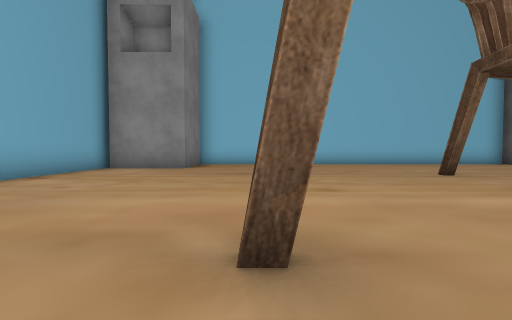
view 1 (above)

24 first-person views from a walk through a scene from a Unity 3-D project. The camera is 0.59 m above the floor, tilts 2° down and sees 85° across. The floor is counted in squares, 1 m on a side. Each view is taken from the middle of a square. On the plan, view 1 faces up. The plan holds only what a view shows up to about 9 squares ahead; the rest is blank. The place goes on beyond the plan. Some animated figures are left out. Some surface patterns are stand-ins.

view 2
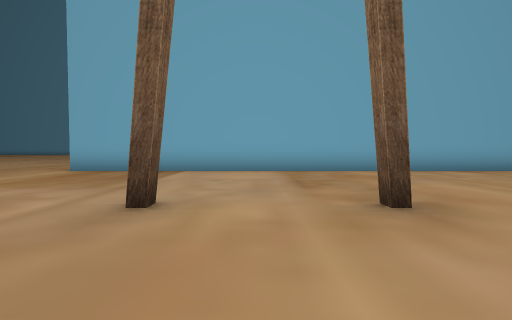

view 3
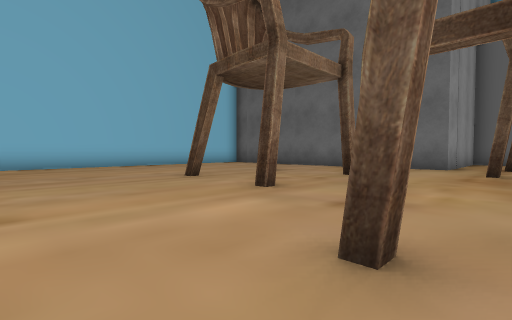

view 4
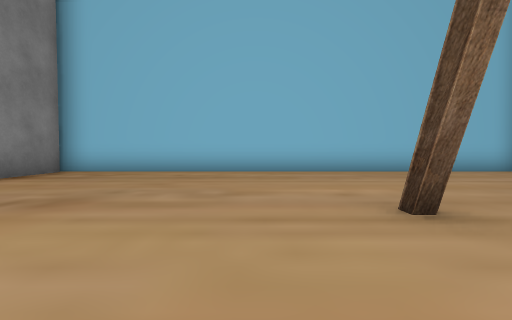

view 5
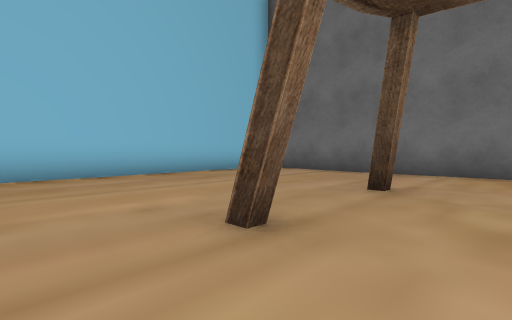

view 6
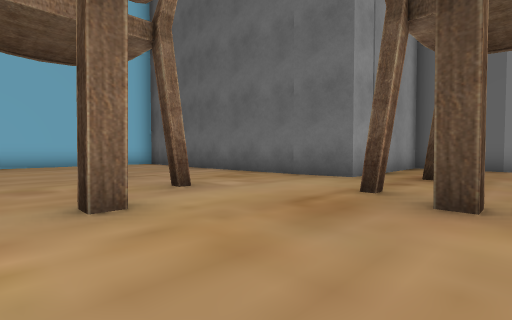

view 7
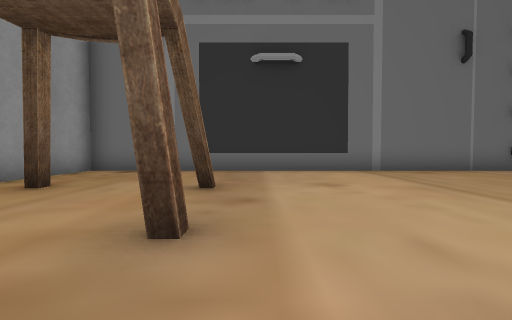

view 8
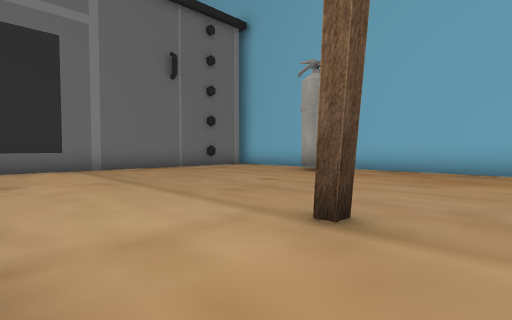

view 9
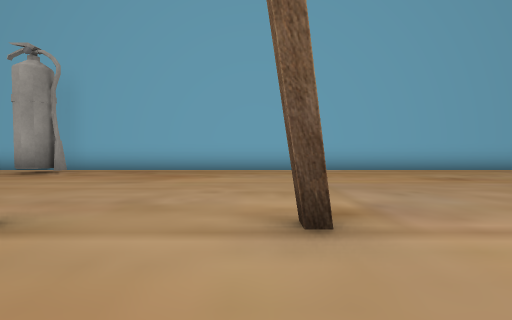

view 10
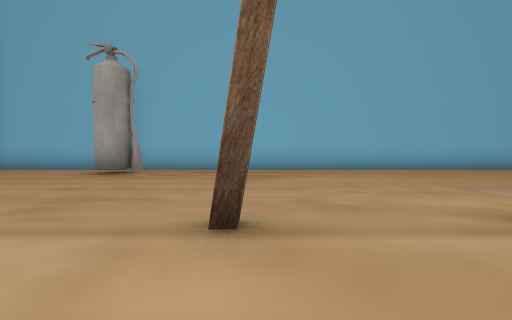

view 11
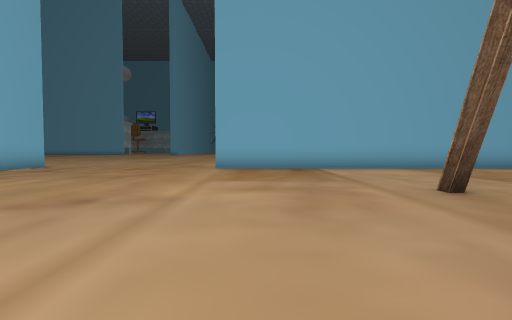

view 12
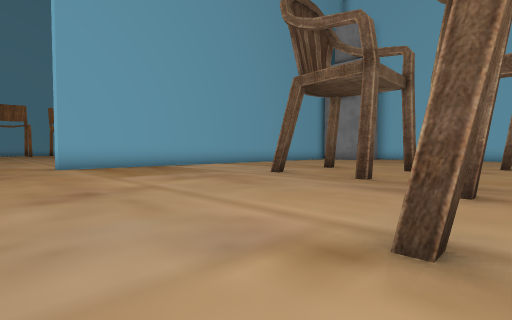

view 13
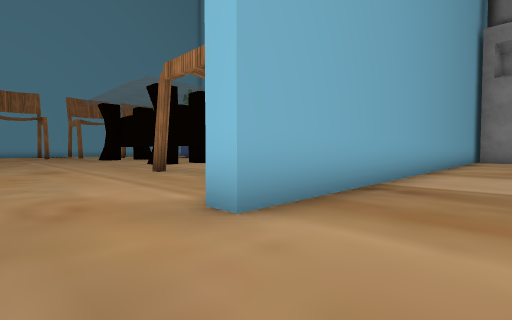

view 14
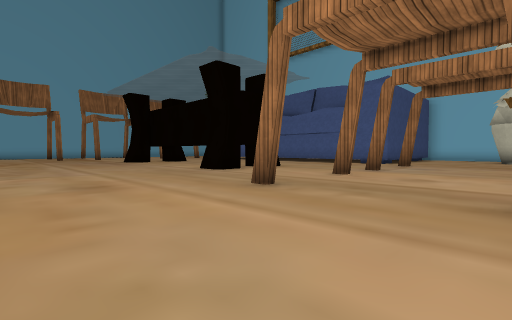

view 15
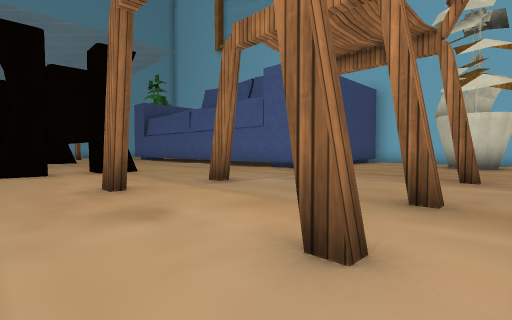

view 16
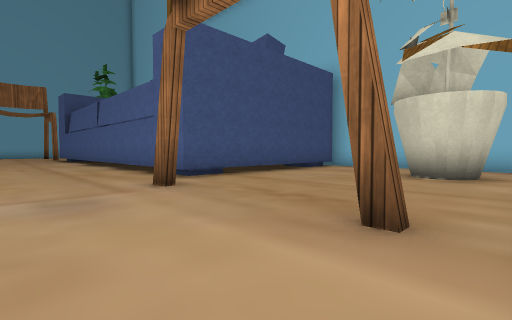

view 17
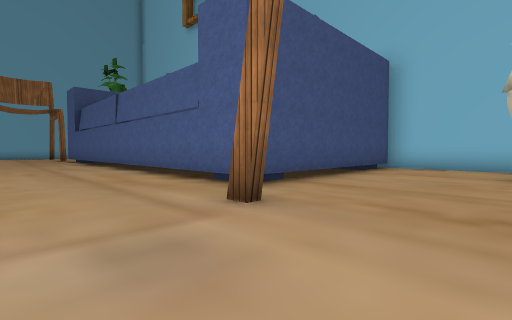

view 18
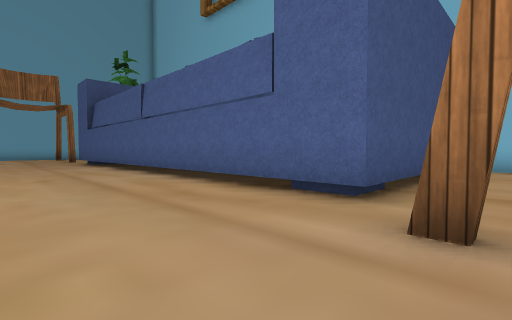

view 19
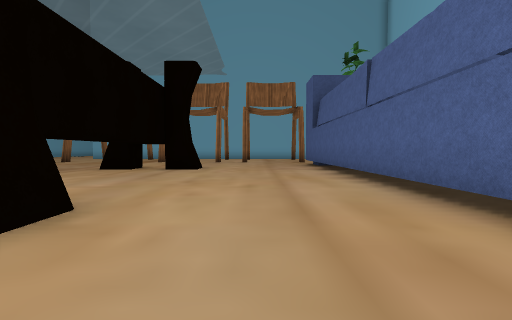

view 20
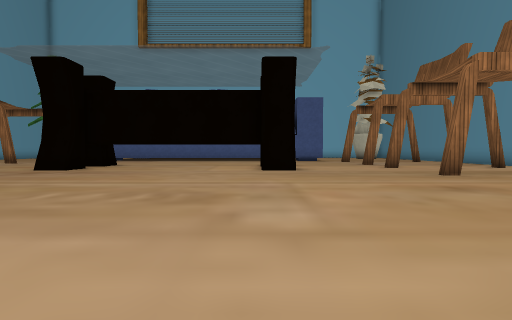

view 21
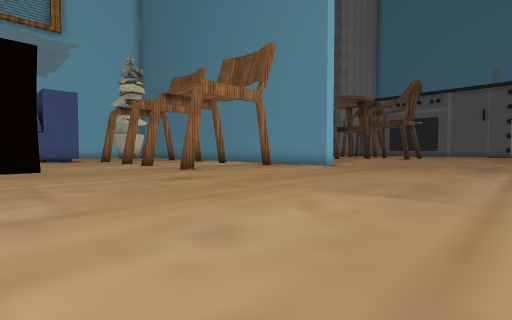

view 22
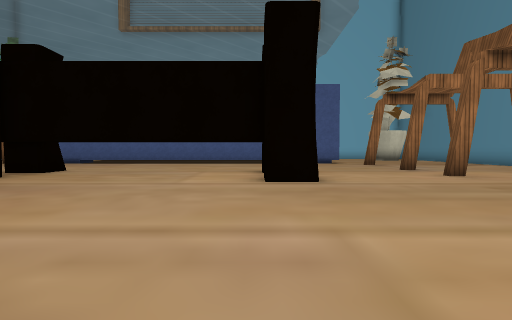

view 23
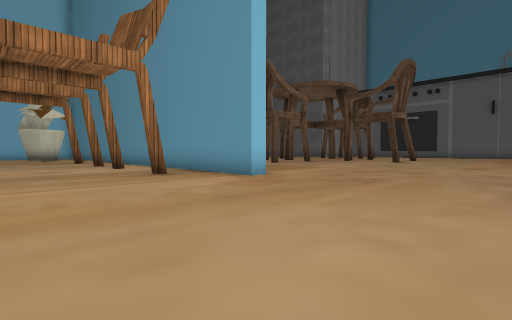

view 24
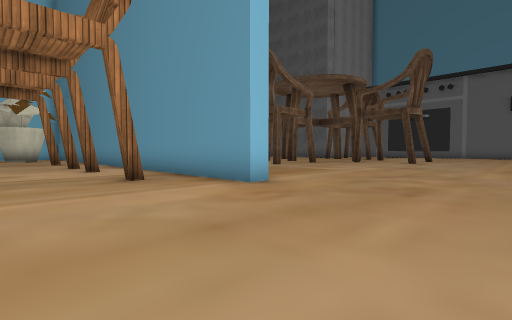

### Floor plan
Key: @ floor where view 1 was taken; # wall or solid block; . floor; = window, fence, low wall or low ledge; C chair; T table; E fire extinguisher.
Columns run from 21 left of view 1 to 15 right of it. Each row starts with its distance up from view 1.
 12          #######  ##############
 11          #......  #.............
 10          #...  .  #.............#
  9          #...##.#  .............#
  8          #......#...............#
  7          #......#...........C...#
  6 ##########......#...............#
  5 ................#...............#
  4 ...........C..C.#........C..C...#
  3 ................#..........#....#####
  2 ................#....C........C.....#
  1 #......#...C..C.#.......#....#......#
  0 =     ==........#....@..............#
 -1 =...... ...C..C.#....C.#...  .C.C...#
 -2 ................#..........T........#
 -3 ...........C..C.#........#..........#
 -4 ................#...................#
 -5  ...............#...........C.......#
 -6   ..................................#
 -7    .................................#
 -8     ................................#
 -9      ...............................#
-10       .........................EE...#
-11       ..........##.########.#########

Positions as (right, up) in squares from view 1, and headings:
1: (0, 0), facing up
2: (3, 0), facing left
3: (1, 1), facing up-right
4: (3, 4), facing up
5: (3, 5), facing up-right
6: (5, 0), facing up-right
7: (7, -2), facing right
8: (6, -3), facing down-right
9: (5, -3), facing down
10: (7, -3), facing down
11: (4, -4), facing left
12: (5, -7), facing up-left
13: (-3, -7), facing up-left
14: (-7, -7), facing up-left
15: (-6, -2), facing up-left
16: (-6, 2), facing up-left
17: (-8, 2), facing up-left
18: (-10, 2), facing up-left
19: (-12, 3), facing left
20: (-15, -10), facing up
21: (-15, -11), facing up-right
22: (-15, -7), facing up
23: (-10, -10), facing up-right
24: (-9, -9), facing up-right
